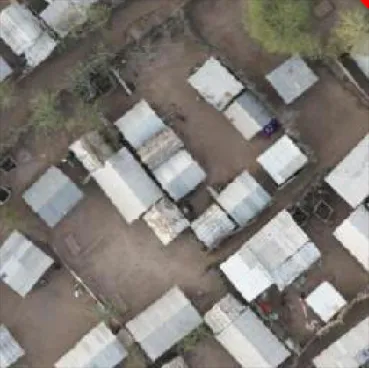
#> input picture border/FN_m51_0121.webp, 369 x 368 px, given in place of FN_m51_0121.png, which was not available
$ jupyter execute images_editing.ipynb   (text cells are left out)
#> lines starting #> are read from the running program, lines starting #| are printed output that depends on the picture; pictures that were not available may be replaced by others from this repository, and a replacement may not be noted
[cell 1]
import cv2

[cell 2]
import os
os.getcwd()

[cell 3]
image = cv2.imread('../../data/images/FN/FN_m51_0121.png')
#> image is the input picture: shape (368, 369, 3); mean B, G, R 121.2, 126.8, 131

[cell 4]
cv2.imshow('nice',image)
cv2.waitKey(0) # this command opens a side window that NEVER closes

[cell 5]
import matplotlib.pyplot as plt
import matplotlib.image as mpimg
img = mpimg.imread('../../data/images/FN/FN_m51_0121.png')
imgplot = plt.imshow(img)
plt.show()

[cell 6]
# image coordinates of the actual image (the square we want), obtained from GIMP

y=144
x=59
h=370
w=370
crop_image = image[x:w, y:h]
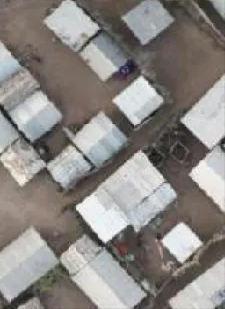
#> crop_image: shape (309, 225, 3); mean B, G, R 132, 135.6, 139.6
cv2.imshow("Cropped", crop_image)
cv2.waitKey(0) # this command opens a side window that NEVER closes

[cell 7]
from PIL import Image

image = Image.open(r'../../data/images/FN/FN_m51_0121.png')
image.show()

[cell 8]
# coordinates with which to crop the image, obtained from GIMP
left = 144
top = 59
right = 513
bottom = 427

img_res = image.crop((left, top, right, bottom))
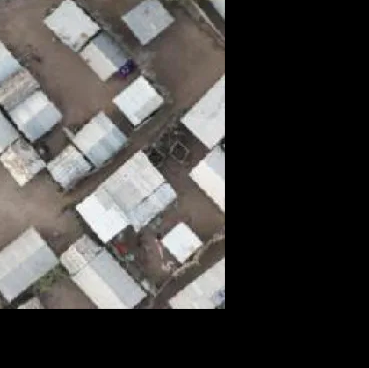
#> img_res: PIL image 369x368 RGB; mean R, G, B 71.5, 69.4, 67.6


img_res.show()

[cell 9]
img_res.save("../../data/images_edited/imagetry.png")

[cell 10]
imgcropped = mpimg.imread('../../data/images_edited/imagetry.png')
imgplot = plt.imshow(imgcropped)
plt.show()

$ run again, with border/FN_m102_0165.webp copied over border/FN_m51_0121.webp
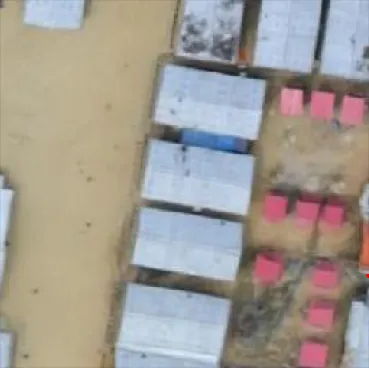
#> input picture border/FN_m102_0165.webp, 369 x 368 px, given in place of FN_m51_0121.png, which was not available
#> image is the input picture: shape (368, 369, 3); mean B, G, R 147.7, 155.1, 161.2
#> `crop_image = image[x:w, y:h]`:
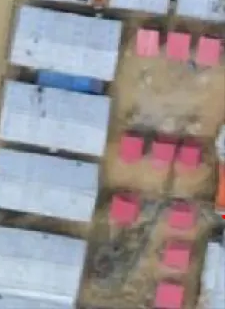
#> crop_image: shape (309, 225, 3); mean B, G, R 146.9, 143.8, 150.3
#> `img_res = image.crop((left, top, right, bottom))`:
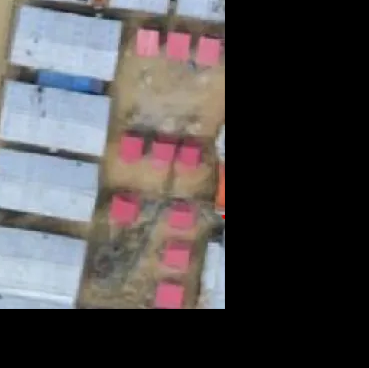
#> img_res: PIL image 369x368 RGB; mean R, G, B 77, 73.6, 75.2

$ run again, with border/FN_m102_0167.webp copied over border/FN_m51_0121.webp
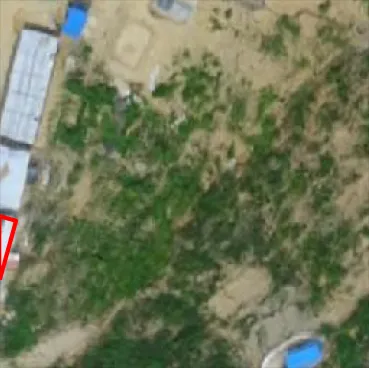
#> input picture border/FN_m102_0167.webp, 369 x 368 px, given in place of FN_m51_0121.png, which was not available
#> image is the input picture: shape (368, 369, 3); mean B, G, R 89.7, 119.1, 112
#> `crop_image = image[x:w, y:h]`:
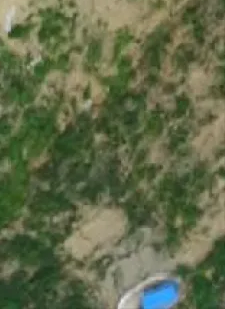
#> crop_image: shape (309, 225, 3); mean B, G, R 74, 106.5, 97.7
#> `img_res = image.crop((left, top, right, bottom))`:
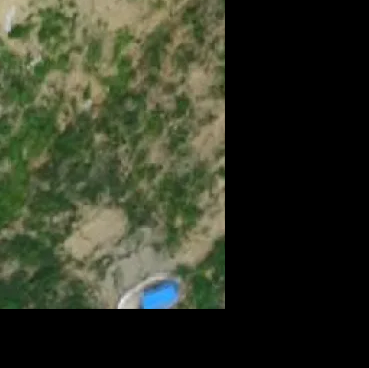
#> img_res: PIL image 369x368 RGB; mean R, G, B 50, 54.5, 37.9

$ run again, with border/FN_m102_0176.webp copied over border/FN_m51_0121.webp
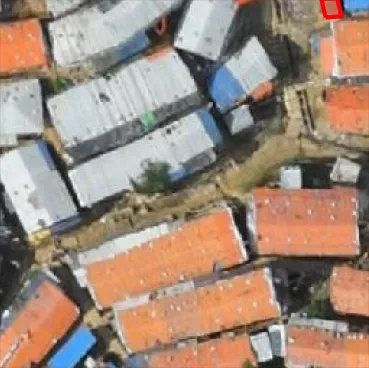
#> input picture border/FN_m102_0176.webp, 369 x 368 px, given in place of FN_m51_0121.png, which was not available
#> image is the input picture: shape (368, 369, 3); mean B, G, R 122.9, 138, 159.2
#> `crop_image = image[x:w, y:h]`:
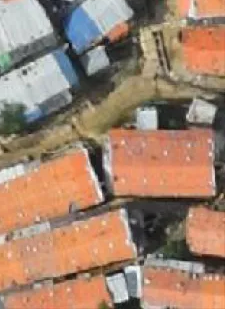
#> crop_image: shape (309, 225, 3); mean B, G, R 110.6, 130.7, 160
#> `img_res = image.crop((left, top, right, bottom))`:
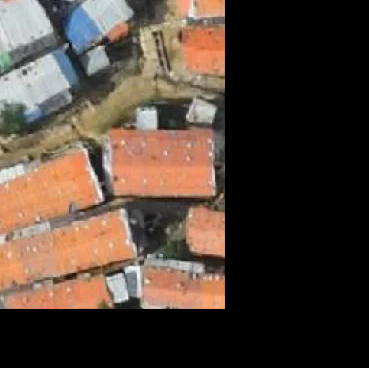
#> img_res: PIL image 369x368 RGB; mean R, G, B 81.9, 66.9, 56.6
